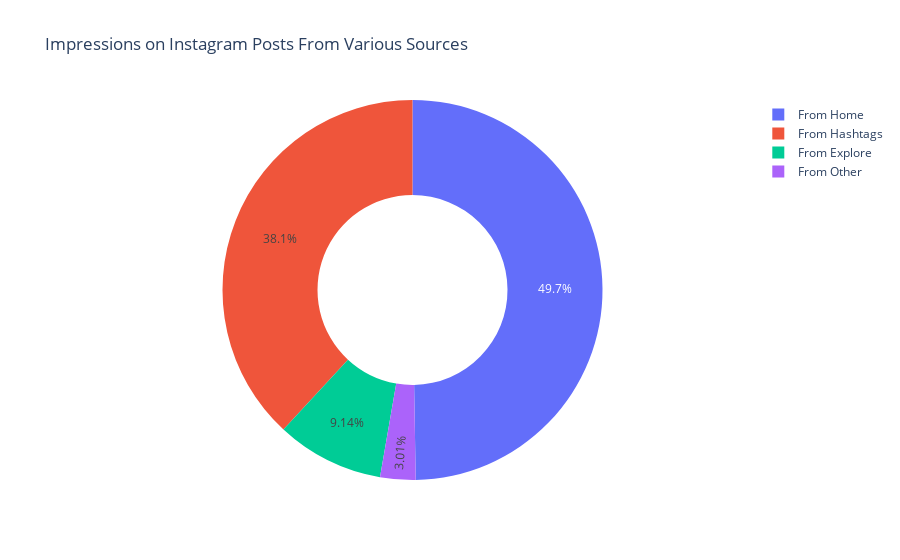

Notebook cell for this chart:
### Code cell
home = data['From Home'].sum()
hashtags = data['From Hashtags'].sum()
explore = data['From Explore'].sum()
other = data["From Other"].sum()

labels = ["From Home","From Hashtags","From Explore","From Other"]
values = [home, hashtags, explore, other]

fig = px.pie(data, values=values, names=labels,
            title="Impressions on Instagram Posts From Various Sources", hole= 0.5)

fig.show()

### Figure 1 — Plotly figure (JSON) as saved in the notebook; plotly's stock layout.template omitted (floating-point values rounded to 4 significant figures)
{"data": [{"domain": {"x": [0, 1], "y": [0, 1]}, "hole": 0.5, "hovertemplate": "label=%{label}<br>value=%{value}<extra></extra>", "labels": ["From Home", "From Hashtags", "From Explore", "From Other"], "legendgroup": "", "name": "", "showlegend": true, "type": "pie", "values": [224513, 172087, 41287, 13587]}], "layout": {"legend": {"tracegroupgap": 0}, "title": {"text": "Impressions on Instagram Posts From Various Sources"}}}
